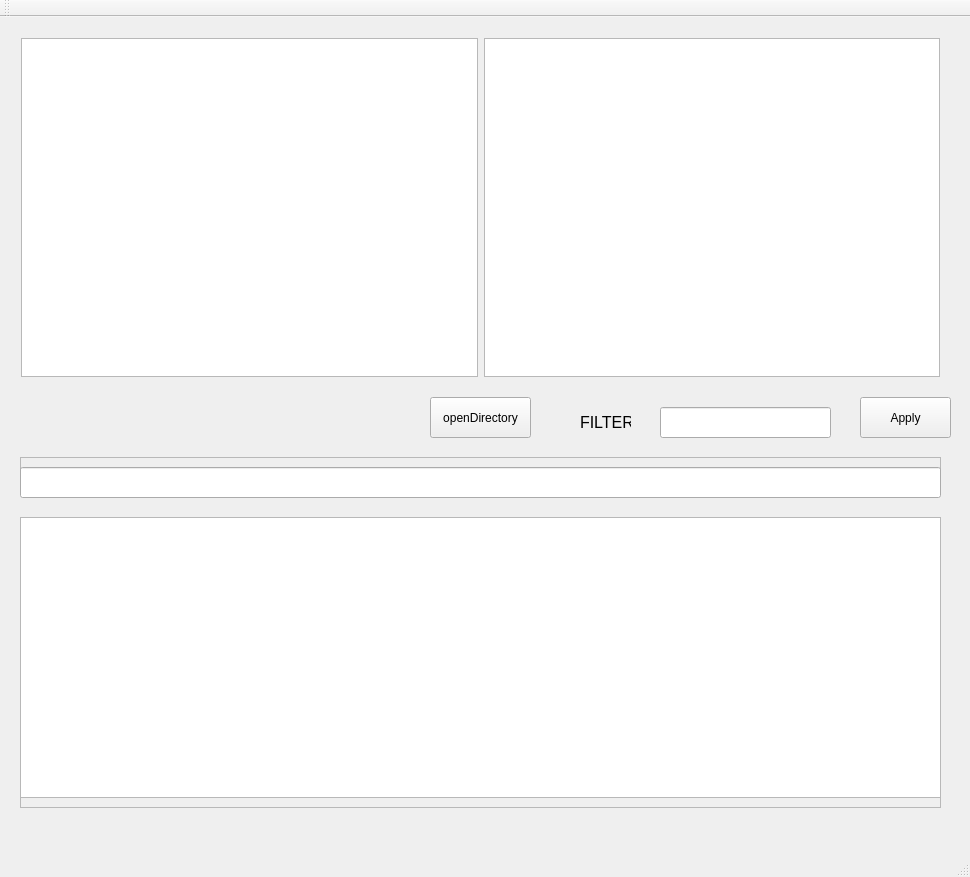
<?xml version="1.0" encoding="UTF-8"?>
<ui version="4.0">
 <class>UnitTestData</class>
 <widget class="QMainWindow" name="UnitTestData">
  <property name="geometry">
   <rect>
    <x>0</x>
    <y>0</y>
    <width>970</width>
    <height>877</height>
   </rect>
  </property>
  <property name="windowTitle">
   <string>UnitTestData</string>
  </property>
  <property name="styleSheet">
   <string notr="true">color : white;
background-color : rgb(49,48,43);

QLineEdit{
color: white;
background-color : rgb(38, 38, 36);
border-color: rgb(76, 76, 76);
}

QPushButton:disabled
{
  background-color: rgb(225,67,19) ;
  border: 2px solid #8f8f91;  
  border-radius: 6px;
 color: white ;
}

#InfoTab {
color: white;
background-color : rgb(49, 48, 43);
}
</string>
  </property>
  <widget class="QWidget" name="centralWidget">
   <widget class="QFrame" name="outputFrame">
    <property name="geometry">
     <rect>
      <x>20</x>
      <y>500</y>
      <width>921</width>
      <height>291</height>
     </rect>
    </property>
    <property name="frameShape">
     <enum>QFrame::StyledPanel</enum>
    </property>
    <property name="frameShadow">
     <enum>QFrame::Raised</enum>
    </property>
    <widget class="QPlainTextEdit" name="outputFile">
     <property name="geometry">
      <rect>
       <x>0</x>
       <y>0</y>
       <width>921</width>
       <height>281</height>
      </rect>
     </property>
    </widget>
   </widget>
   <widget class="QPushButton" name="buttonDir">
    <property name="geometry">
     <rect>
      <x>430</x>
      <y>380</y>
      <width>101</width>
      <height>41</height>
     </rect>
    </property>
    <property name="text">
     <string>openDirectory</string>
    </property>
   </widget>
   <widget class="QWidget" name="horizontalLayoutWidget">
    <property name="geometry">
     <rect>
      <x>10</x>
      <y>10</y>
      <width>941</width>
      <height>361</height>
     </rect>
    </property>
    <layout class="QHBoxLayout" name="horizontalLayout">
     <item>
      <widget class="QTreeView" name="treeView"/>
     </item>
     <item>
      <widget class="QListView" name="listView"/>
     </item>
    </layout>
   </widget>
   <widget class="QFrame" name="inputFrame">
    <property name="geometry">
     <rect>
      <x>20</x>
      <y>440</y>
      <width>921</width>
      <height>31</height>
     </rect>
    </property>
    <property name="frameShape">
     <enum>QFrame::StyledPanel</enum>
    </property>
    <property name="frameShadow">
     <enum>QFrame::Raised</enum>
    </property>
   </widget>
   <widget class="QLineEdit" name="filterEdit">
    <property name="geometry">
     <rect>
      <x>660</x>
      <y>390</y>
      <width>171</width>
      <height>31</height>
     </rect>
    </property>
   </widget>
   <widget class="QLabel" name="label">
    <property name="geometry">
     <rect>
      <x>580</x>
      <y>390</y>
      <width>51</width>
      <height>31</height>
     </rect>
    </property>
    <property name="text">
     <string>&lt;html&gt;&lt;head/&gt;&lt;body&gt;&lt;p&gt;&lt;span style=&quot; font-size:12pt;&quot;&gt;FILTER&lt;/span&gt;&lt;/p&gt;&lt;/body&gt;&lt;/html&gt;</string>
    </property>
   </widget>
   <widget class="QPushButton" name="btnFilter">
    <property name="geometry">
     <rect>
      <x>860</x>
      <y>380</y>
      <width>91</width>
      <height>41</height>
     </rect>
    </property>
    <property name="text">
     <string>Apply</string>
    </property>
   </widget>
   <widget class="QLineEdit" name="currentFile">
    <property name="geometry">
     <rect>
      <x>20</x>
      <y>450</y>
      <width>921</width>
      <height>31</height>
     </rect>
    </property>
   </widget>
  </widget>
  <widget class="QMenuBar" name="menuBar">
   <property name="geometry">
    <rect>
     <x>0</x>
     <y>0</y>
     <width>970</width>
     <height>21</height>
    </rect>
   </property>
  </widget>
  <widget class="QToolBar" name="mainToolBar">
   <attribute name="toolBarArea">
    <enum>TopToolBarArea</enum>
   </attribute>
   <attribute name="toolBarBreak">
    <bool>false</bool>
   </attribute>
  </widget>
  <widget class="QStatusBar" name="statusBar"/>
 </widget>
 <layoutdefault spacing="6" margin="11"/>
 <resources/>
 <connections/>
</ui>
